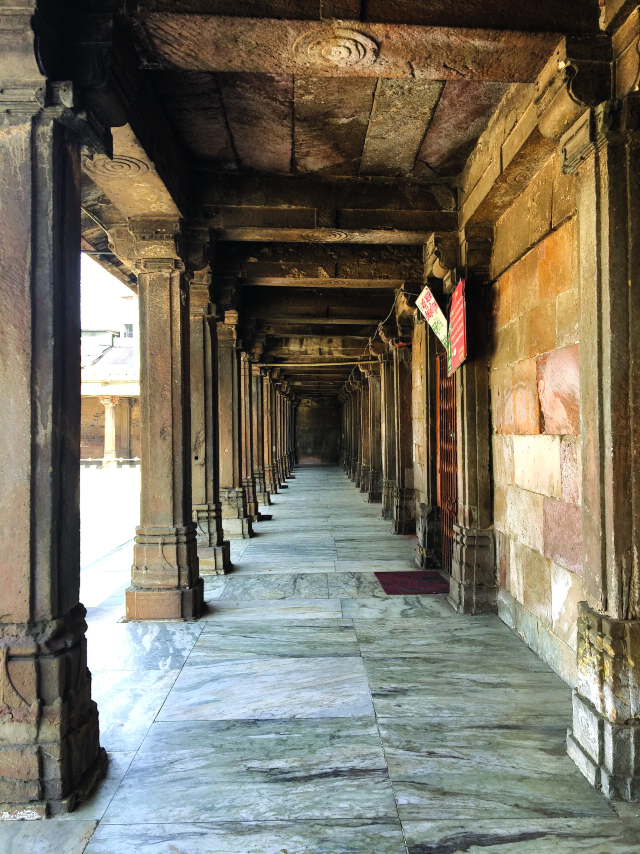
#> input picture samples/real/real_corridor_jama_masjid.jpg, 1280 x 1707 px (shown at 1/2 size); its folder holds only this picture in this run
$ python -i artifacts.py   (imports and definitions only)   (older library calls are emulated)
#> lines starting #> are read from the running program, lines starting #| are printed output that depends on the picture
"""L2 artifact layer: flat-region residual kurtosis as a soft generation cue.

Absolute high-frequency energy is a texture detector (cobblestones, stone, paint),
not an AI detector. Real samples hit energy 190–938 while some AI frames sit at 10.

This layer instead measures residual *spikiness* on low-gradient patches (kurtosis).
On the project sample set that separates better; vote threshold is calibrated there
and stored in models/layer_thresholds.json.
"""

from __future__ import annotations

from dataclasses import dataclass

import cv2
import numpy as np

from core.layer_thresholds import load_layer_thresholds
from core.registry import LayerScore


@dataclass(frozen=True)
class ArtifactConfig:
    # Default overridden by models/layer_thresholds.json (calibrate_artifacts.py).
    signal_threshold: float = 0.95
    flat_percentile: float = 25.0
    kurtosis_floor: float = 22.0
    kurtosis_span: float = 55.0
    # Heavy texture + low kurtosis → photographic grain/structure, dampen score.
    texture_energy_gate: float = 80.0
    texture_kurtosis_gate: float = 32.0
    texture_dampen: float = 0.25


# [6 lines that did not run here, left out]


# [50 lines that did not run here, left out]

>>> import cv2
>>> picture = cv2.imread('../../samples/real/real_corridor_jama_masjid.jpg', cv2.IMREAD_GRAYSCALE)
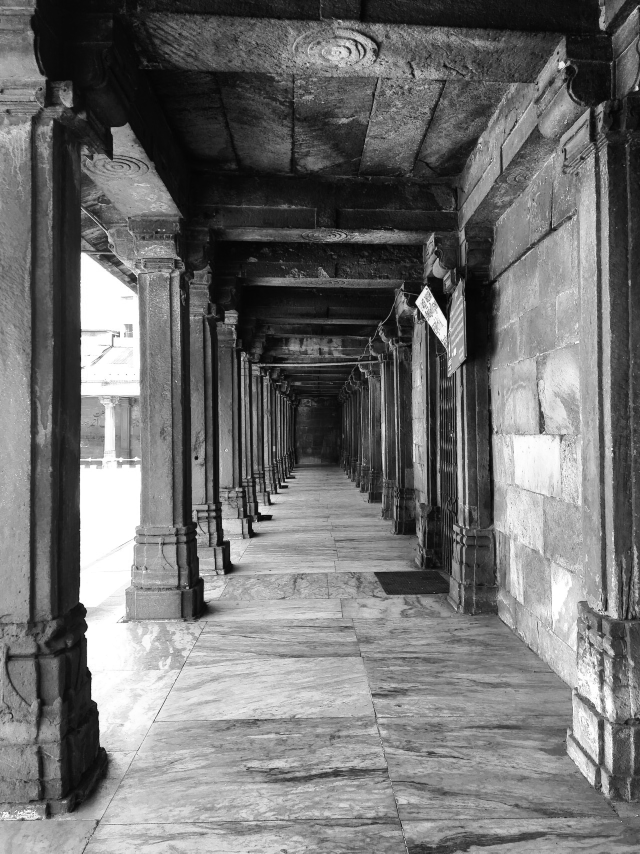
#> picture: shape (1707, 1280) (shown at 1/2 size); min 2, max 255, mean 112.7
#> (the run stopped early here; a loop or call above may not have finished)

$ run again, on samples/real/real_hand_gym.jpg
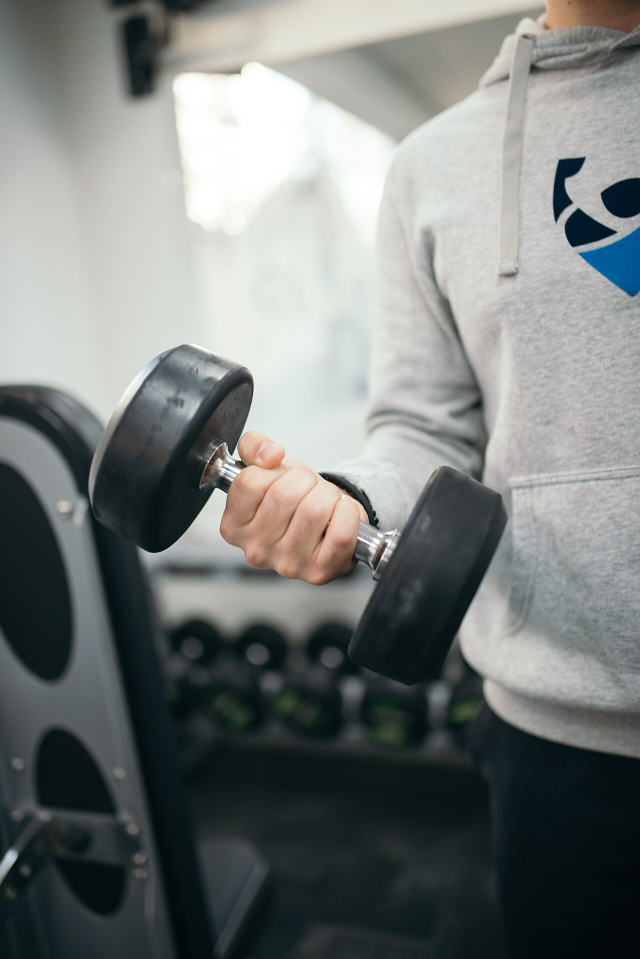
#> input picture samples/real/real_hand_gym.jpg, 1280 x 1917 px (shown at 1/2 size)
#> `picture = cv2.imread('../../samples/real/real_corridor_jama_masjid.jpg..`:
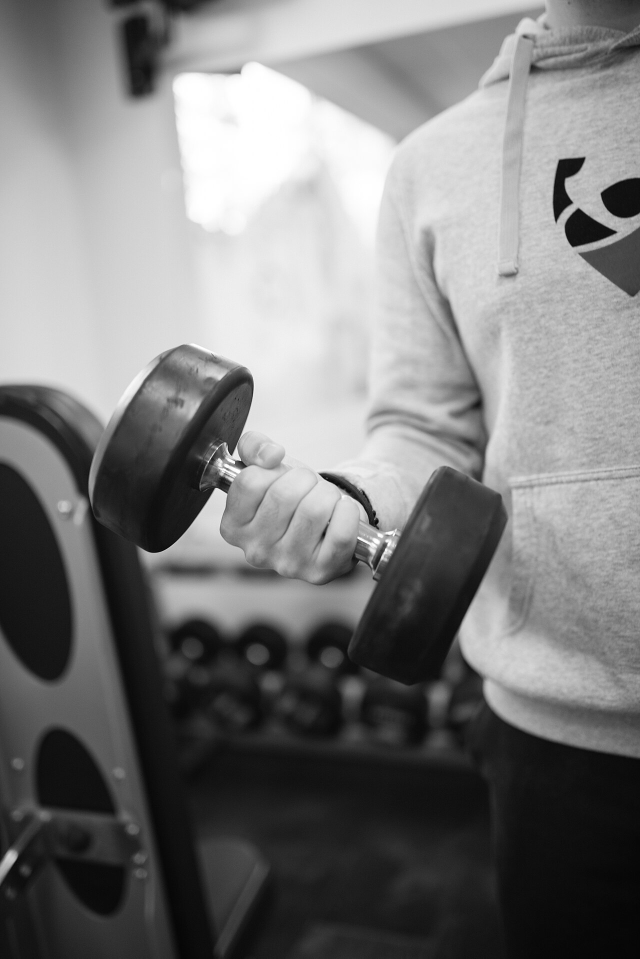
#> picture: shape (1917, 1280) (shown at 1/2 size); min 0, max 255, mean 123.1

$ run again, on samples/real/real_street_florence.jpg
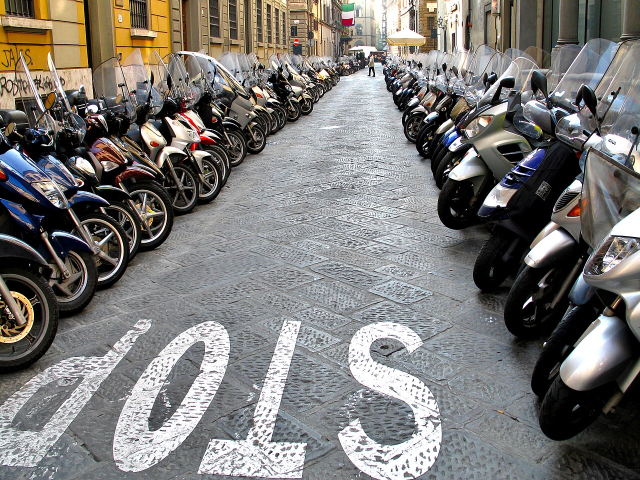
#> input picture samples/real/real_street_florence.jpg, 1280 x 960 px (shown at 1/2 size)
#> `picture = cv2.imread('../../samples/real/real_corridor_jama_masjid.jpg..`:
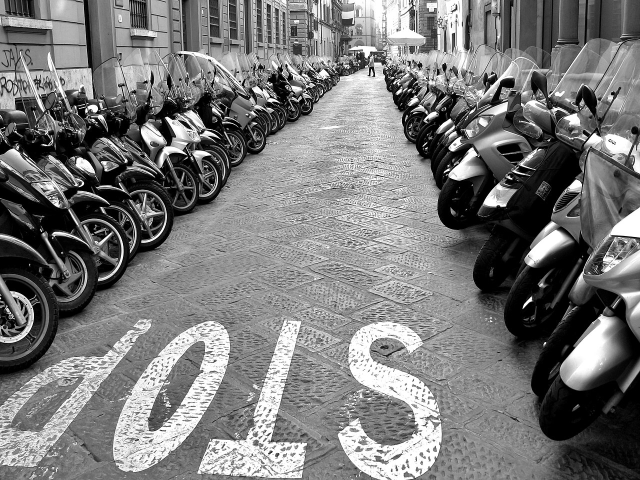
#> picture: shape (960, 1280) (shown at 1/2 size); min 0, max 255, mean 121.1
